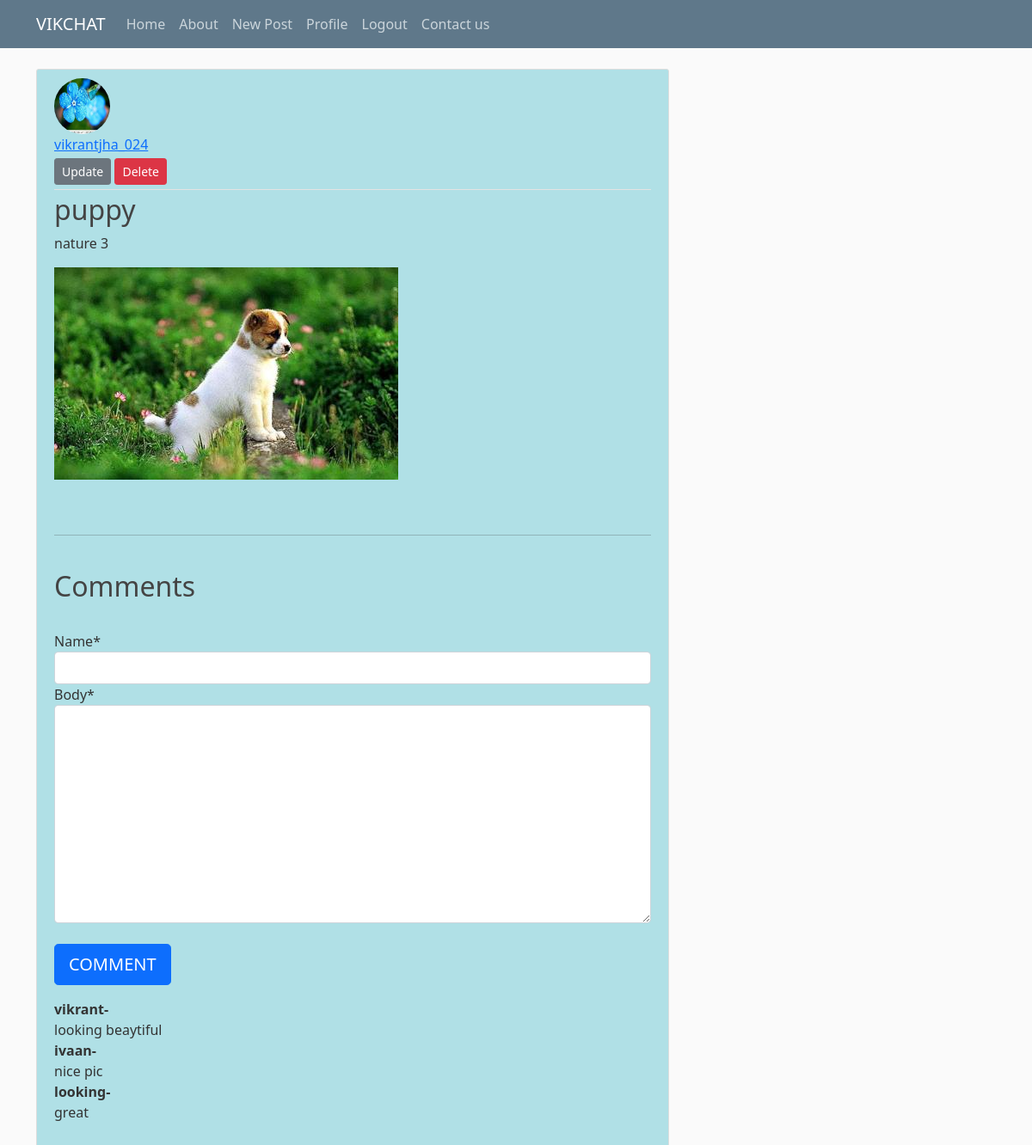
/post/51/ (signed in), run on the app's committed database.
### blog/models.py (models this page shows, shortened)
class Post(models.Model):
    title = models.CharField(max_length=100)
    content = models.TextField()
    date_posted = models.DateTimeField(auto_now_add=timezone.now)
    author = models.ForeignKey(User, on_delete=models.CASCADE)
    image=models.ImageField(upload_to="post",null=True , blank= True)

class Comment(models.Model):
    post = models.ForeignKey(Post, related_name="comments" , on_delete=models.CASCADE)
    name = models.CharField(max_length =255)
    body = models.TextField()
    date_added = models.DateTimeField(auto_now_add= True)

### users/models.py (models this page shows, shortened)
class Profile(models.Model):
    user = models.OneToOneField(User, on_delete=models.CASCADE)
    image = models.ImageField(default='default.jpg', upload_to='profile_pics' )

### blog/views.py (the view)
# urls.py: path('post/<int:pk>/', views.post_detail, name='post-detail'),
@login_required
def post_detail(request, pk):
    post = get_object_or_404(Post, pk=pk)
    user = request.user
    if request.method == 'POST':
        form = NewCommentForm(request.POST)
        if form.is_valid():
            data = form.save(commit=False)
            data.post = post
            data.username = user
            data.save()
            return redirect('post-detail', pk=pk)
    else:
        form = NewCommentForm()
    return render(request, 'blog/post_detail.html', {'post':post, 'form':form})

### blog/forms.py
class NewCommentForm(forms.ModelForm):
  class Meta:
    model = Comment
    fields = ['name','body']

### blog/templates/blog/post_detail.html (shortened to what this page needs)
{% extends "blog/base.html" %}{%load static%}{% load crispy_forms_tags %}
{% block content %}
  <article style="background-color:powderblue;" class="media content-section">
    <img class="rounded-circle article-img" src="{{ post.author.profile.image.url }}">
    <div class="media-body">
      <div class="article-metadata">
        <a class="mr-2" href="#">{{ post.author }}</a>
        {% if post.author == user %}
          <div>
            <a class="btn btn-secondary btn-sm mt-1 mb-1" href="{% url 'post-update' post.id %}">Update</a>
            <a class="btn btn-danger btn-sm mt-1 mb-1" href="{% url 'post-delete' post.id %}">Delete</a>
          </div>
        {% endif %}
      </div>
      <h2 class="article-title">{{ post.title }}</h2>
      <p class="article-content">{{ post.content }}</p>
      <img class="" src="{{ post.image.url }}">
    </div>
    <br/><br/>
<hr>
<br/>
<h2>Comments</h2>
{%if not post.comments.all%}
   No COmments yet...
  <form class="form-signin" method="POST" id="post-form">
    {% csrf_token %}
    <fieldset class="form-group">
      <br />
      {{ form|crispy }}
    </fieldset>
    <div class="form-group">
      <br/>
      <button
        class="btn btn-lg btn-primary btn-block text-uppercase"
        type="submit"
      >Comment</button
      ><br />
    </div>
    </form>
{%else%}
<form class="form-signin" method="POST" id="post-form">
  <fieldset class="form-group">
    <br />
    {{ form|crispy }}
  </fieldset>
  <div class="form-group">
    <br/>
    <button
      class="btn btn-lg btn-primary btn-block text-uppercase"
      type="submit"
    >Comment</button
    ><br />
   </div>
  </form>
{%for comment in post.comments.all%}
    <strong>{{comment.name}}-</strong>
    <br/>
    {{comment.body}}
    <br>
    {%endfor %}
{%endif %}
<br></br>
</article>
{% endblock content %}

### blog/static/blog/main.css (style rules this page uses)
body { background: #fafafa; color: #333333; margin-top: 5rem; }
h1, h2, h3, h4, h5, h6 { color: #444444; }
.content-section { background: #ffffff; padding: 10px 20px; border: 1px solid #dddddd; border-radius: 3px; margin-bottom: 20px; }
.article-title { color: #444444; }
.article-content { white-space: pre-line; }
.article-img { height: 65px; width: 65px; margin-right: 16px; }
.article-metadata { padding-bottom: 1px; margin-bottom: 4px; border-bottom: 1px solid #e3e3e3 }

### data on the page
Post: author.profile.image (picture), author "vikrantjha_024", title "puppy", content "nature 3", image (picture)
Comment: name "vikrant", body "looking beaytiful"
Comment: name "ivaan", body "nice pic"
Comment: name "looking", body "great"
